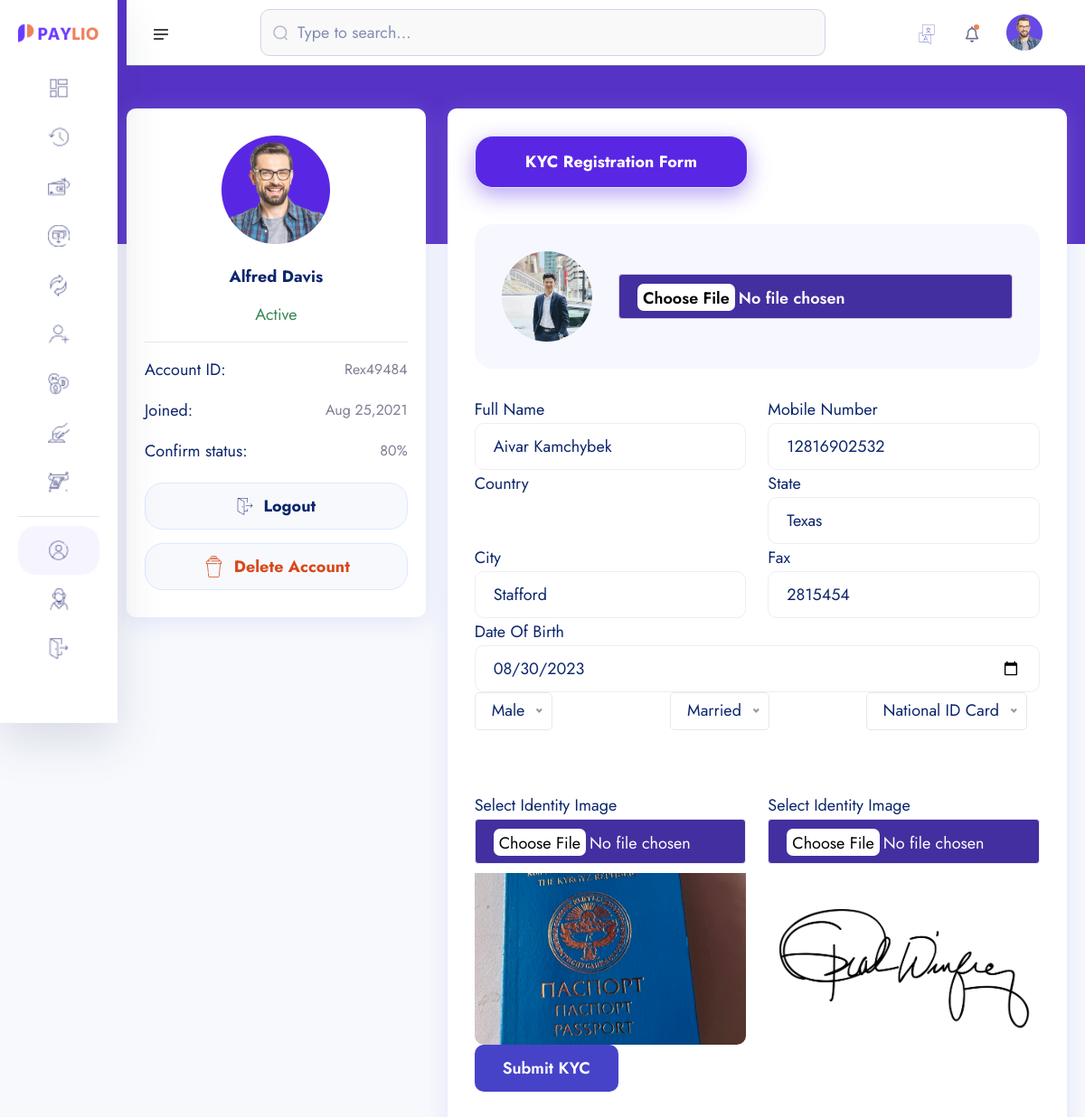
Page /account/kyc-reg/ (signed in) on the committed database.
### account/models.py (models this page shows, shortened)
class KYC(models.Model):
    id = models.UUIDField(primary_key=True, unique=True, default=uuid.uuid4, editable=False)
    user =  models.OneToOneField(User, on_delete=models.CASCADE)
    account =  models.OneToOneField(Account, on_delete=models.CASCADE, null=True, blank=True)
    full_name = models.CharField(max_length=1000)
    image = models.ImageField(upload_to="kyc", default="default.jpg")
    marrital_status = models.CharField(choices=MARITAL_STATUS, max_length=40)
    gender = models.CharField(choices=GENDER, max_length=40)
    identity_type = models.CharField(choices=IDENTITY_TYPE, max_length=140)
    identity_image = models.ImageField(upload_to="kyc", null=True, blank=True)
    date_of_birth = models.DateTimeField(auto_now_add=False)
    signature = models.ImageField(upload_to="kyc")
    country = models.CharField(max_length=100)
    state = models.CharField(max_length=100)
    city = models.CharField(max_length=100)
    mobile = models.CharField(max_length=1000)
    fax = models.CharField(max_length=1000)
    date = models.DateTimeField(auto_now_add=True)

### account/views.py (the view)
# urls.py: path("kyc-reg/", views.kyc_registration, name="kyc-reg"),
@login_required
def kyc_registration(request):
    user = request.user
    account = Account.objects.get(user=user)
    try:
        kyc = KYC.objects.get(user=user)
    except:
        kyc = None
    if request.method == "POST":
        form = KYCForm(request.POST, request.FILES, instance=kyc)
        if form.is_valid():
            new_form = form.save(commit=False)
            new_form.user = user
            new_form.account = account
            new_form.save()
            messages.success(request, "KYC Form submitted successfully, In review now.")
            return redirect("core:index")
    else:
        form = KYCForm(instance=kyc)
    context = {
        "account": account,
        "form": form,
        "kyc": kyc,
    }
    return render(request, "account/kyc-form.html", context)

### account/forms.py
class KYCForm(forms.ModelForm):
    identity_image = ImageField(widget=FileInput)
    image = ImageField(widget=FileInput)
    signature = ImageField(widget=FileInput)
    class Meta:
        model = KYC
        fields = ['full_name','image','marrital_status','gender','identity_type','identity_image','date_of_birth','signature','state','city','mobile','fax',]
        widgets = {
            "full_name": forms.TextInput(attrs={"placeholder":"Full Name"}),
            "mobile": forms.TextInput(attrs={"placeholder":"Mobile Number"}),
            "fax": forms.TextInput(attrs={"placeholder":"Fax Number"}),
            "country": forms.TextInput(attrs={"placeholder":"Country"}),
            "state": forms.TextInput(attrs={"placeholder":"State"}),
            "city": forms.TextInput(attrs={"placeholder":"City"}),
            'date_of_birth': DateInput
        }

### templates/account/kyc-form.html (shortened to what this page needs)
{%  extends "partials/dashboard-base.html" %}
{% load static %}
 {% block content %}
 <head>
</head>
    <section class="dashboard-section body-collapse account">
        <div class="overlay pt-120">
            <div class="container-fruid">
                <div class="main-content">
                    <div class="row">
                        <div class="col-xxl-3 col-xl-4 col-md-6">
                            <div class="owner-details">
                                <div class="profile-area">
                                    <div class="profile-img">
                                        <img src="{% static 'assets/images/owner-profile.png' %}" alt="image">
                                    </div>
                                    <div class="name-area">
                                        <h6>Alfred Davis</h6>
                                        <p class="active-status">Active</p>
                                    </div>
                                </div>
                                <div class="owner-info">
                                    <ul>
                                        <li>
                                            <p>Account ID:</p>
                                            <span class="mdr">Rex49484</span>
                                        </li>
                                        <li>
                                            <p>Joined:</p>
                                            <span class="mdr">Aug 25,2021</span>
                                        </li>
                                        <li>
                                            <p>Confirm status:</p>
                                            <span class="mdr">80%</span>
                                        </li>
                                    </ul>
                                </div>
                                <div class="owner-action">
                                    <a href="javascript:void(0)">
                                        <img src="{% static 'assets/images/icon/logout.png' %}" alt="image">
                                        Logout
                                    </a>
                                    <a href="javascript:void(0)" class="delete">
                                        <img src="{% static 'assets/images/icon/delete-2.png' %}" alt="image">
                                        Delete Account
                                    </a>
                                </div>
                            </div>
                        </div>
                        <div class="col-xxl-9 col-xl-8">
                            <div class="tab-main">
                                <ul class="nav nav-tabs" role="tablist">
                                    <li class="nav-item" role="presentation">
                                        <button class="nav-link active" id="account-tab" data-bs-toggle="tab" data-bs-target="#account" type="button" role="tab" aria-controls="account" aria-selected="true">KYC Registration Form</button>
                                    </li>
                                </ul>
                                <div class="tab-content mt-40">
                                    <div class="tab-pane fade show active" id="account" role="tabpanel" aria-labelledby="account-tab">
                                        <form method="POST" enctype="multipart/form-data">
                                        <div class="upload-avatar">
                                            <div class="avatar-left d-flex align-items-center">
                                                <div class="profile-img">
                                                    <img src="{{kyc.image.url}}" style="width: 100px; height: 100px; border-radius: 50%; object-fit: cover;" alt="image">
                                                </div>
                                            </div>
                                            <div class="avatar-right">
                                                {{form.image}}
                                                </div>
                                            </div>
                                        </div>
                                            <div class="row justify-content-center">
                                                <div class="col-md-6">
                                                    <div class="single-input">
                                                        <label for="fName">Full Name</label>
                                                       {{form.full_name}}
                                                    </div>
                                                </div>
                                                <div class="col-md-6">
                                                    <div class="single-input">
                                                        <label for="fName">Mobile Number</label>
                                                        {{form.mobile}}
                                                    </div>
                                                </div>
                                                <div class="col-md-6">
                                                    <div class="single-input">
                                                        <label for="fName">Country</label>
                                                    </div>
                                                </div>
                                                <div class="col-md-6">
                                                    <div class="single-input">
                                                        <label for="fName">State</label>
                                                       {{form.state}}
                                                    </div>
                                                </div>
                                                <div class="col-md-6">
                                                    <div class="single-input">
                                                        <label for="fName">City</label>
                                                       {{form.city}}
                                                    </div>
                                                </div>
                                                <div class="col-md-6">
                                                    <div class="single-input">
                                                        <label for="fName">Fax</label>
                                                       {{form.fax}}
                                                    </div>
                                                </div>
                                                <div class="col-md-12">
                                                    <div class="single-input">
                                                        <label for="fName">Date Of Birth</label>
                                                       {{form.date_of_birth}}
                                                    </div>
                                                </div>
                                                <div class="col-md-4">
                                                </div>
                                                <div class="col-md-4">
                                                </div>
                                                <div class="col-md-4">
                                                </div>
                                                <br></br>
                                                <div class="col-md-6" style = "padding-top: 50px;">
                                                    <div class="single-input">
                                                        <label for ="fname">Select Identity Image</label>
                                                       {{form.identity_image}}
                                                       {% if kyc.identity_image %}
                                                       <img src="{{ kyc.identity_image.url }}" style="width: 100%; height: 200px; border-radius: 10px; object-fit: cover; padding-top: 10px;" alt="">
                                                       {% endif %}
                                                       </div>
                                                   </div>
                                                   <div class="col-md-6" style = "padding-top: 50px;">
                                                       <div class="single-input">
                                                        <label for ="fname">Select Identity Image</label>
                                                          {{form.signature}}
                                                          {% if kyc.signature %}
                                                           <img src="{{ kyc.signature.url }}" style="width: 100%; height: 200px; border-radius: 10px; object-fit: cover; padding-top: 10px;" alt="">
                                                       {% endif %}
                                                    </div>
                                                </div>
                                                <br><br>
                                                <div class="col-md-12">
                                                    <div class="btn-border">
                                                        <button class="cmn-btn" type = "submit">Submit KYC</button>
                                                    </div>
                                                </div>
                                            </div>
                                    </div>
                                </div>
                            </div>
                        </div>
                    </div>
                </div>
            </div>
    </section>
 {% endblock content %}

### templates/account/kyc-form.html (style rules this page uses)
#id_image { background-color: #432f9f; border-radius: 4px; height: 50px; width: 100%; color: #ffffff; }
#id_identity_image { background-color: #432f9f; border-radius: 4px; height: 50px; width: 100%; color: #ffffff; }
#id_signature { background-color: #432f9f; border-radius: 4px; height: 50px; width: 100%; color: #ffffff; }

### rows in the picture
KYC: image (picture), full_name "Aivar Kamchybek", mobile "12816902532", state "Texas", city "Stafford", fax "2815454", date_of_birth "08/30/2023", identity_image (picture), signature (picture)
